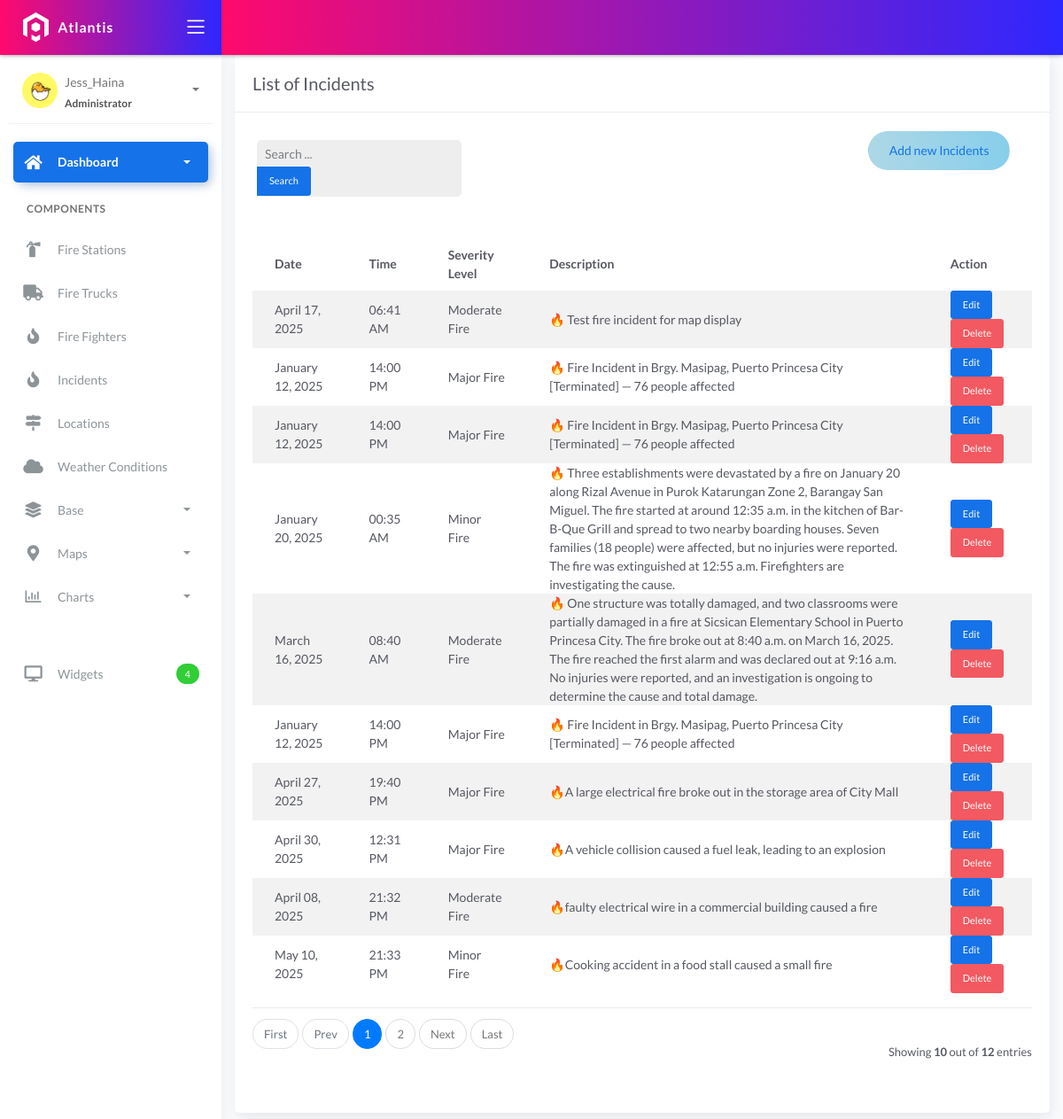
Page /incidents/ on the committed database.
### fire/models.py (models this page shows, shortened)
class BaseModel(models.Model):
    created_at = models.DateTimeField(auto_now_add=True, db_index=True)
    updated_at = models.DateTimeField(auto_now=True)
    class Meta:
        abstract = True

class Incident(BaseModel):
    SEVERITY_CHOICES = (
        ('Minor Fire', 'Minor Fire'),
        ('Moderate Fire', 'Moderate Fire'),
        ('Major Fire', 'Major Fire'),
    )
    location = models.ForeignKey(Locations, on_delete=models.CASCADE)
    date_time = models.DateTimeField(blank=True, null=True)
    severity_level = models.CharField(max_length=45, choices=SEVERITY_CHOICES)
    description = models.CharField(max_length=250)

### fire/views.py (the view, shortened to what this page needs)
# urls.py: path('incidents/', IncidentListView.as_view(), name='incident_list'),
class IncidentListView(ListView):
    form_class = Incident_Form
    model = Incident
    template_name = 'incident_list.html'
    context_object_name = 'incident_list'
    paginate_by = 10
    def get_queryset(self, *args, **kwargs):
        qs = super().get_queryset(*args, **kwargs)
        query = self.request.GET.get("q")
        return qs

### templates/incident_list.html
{% extends 'base.html' %}
{% load static %}
{% block content %}
<div class="content">
  <div class="container-fluid">
     <div class="row">
      <div class="col-md-12">
        <div class="card">
         <div class="card-header">
           <div class="card-title">List of Incidents</div>
        </div>
        <br>
        <div class="col-md-12 row">
          <div class="col-md-4">
            <form class="navbar-left navbar-form nav-search mr-md-3" action="{% url 'incident_list' %}">
              <div class="form-group">
                <div class="input-group">
                  <input type="text" id="search" placeholder="Search ..." class="form-control form-control-sm" name="q" />
                  <div class="input-group-append">
                    <button class="btn btn-sm btn-primary" type="submit">Search</button>
                  </div>
                </div>
              </div>
            </form>
          </div>
          <div class="col-md-2">
          </div>
          <div class="col-md-6">
            <div class="pull-right">
                <a href="{% url 'incident_add' %}" class="btn btn-rounded custom-add-btn"
                style="background: linear-gradient(90deg, #ADD8E6, #87CEEB);">
                    Add new Incidents
                </a>
            </div>
          </div>
        </div>
        <div class="card-body">
          <table class="table table-striped mt-3">
            <thead>
              <tr>
                <th scope="col">Date</th>
                <th scope="col">Time</th>
                <th scope="col">Severity Level</th>
                <th scope="col">Description</th>
                <th scope="col">Action</th>
              </tr>
            </thead>
            <tbody>
              {% for incident in incident_list %}
              <tr>
                <td>{{ incident.date_time|date:"F d, Y" }}</td>
                <td>{{ incident.date_time|time:"H:i A" }}</td>
                <td>{{ incident.severity_level }}</td>
                <td>{{ incident.description }}</td>
                <td>
                  <a href="{% url 'incident_update' incident.pk %}" class="btn btn-sm btn-primary" style="max-width: 80px;">Edit</a>
                    <a href="{% url 'incident_delete' incident.pk %}" class="btn btn-sm btn-danger" style="max-width: 80px;">Delete</a>
                </td>
              </tr>
              {% empty %}
              <tr>
                <td colspan="5" style="text-align: center">
                  <p class="text-sm font-weight-bold mb-0">No Records Found.</p>
                </td>
              </tr>
              {% endfor %}
            </tbody>
          </table>
          {% include 'includes/pagination.html' %}
        </div>
      </div>
    </div>
  </div>
</div>
{% endblock %}

### rows in the picture
Incident: date_time "April 17, 2025", date_time "06:41 AM", severity_level "Moderate Fire", description "🔥 Test fire incident for map display"
Incident: date_time "January 12, 2025", date_time "14:00 PM", severity_level "Major Fire", description "🔥 Fire Incident in Brgy. Masipag, Puerto Princesa City [Terminated] — 76 people affected"
Incident: date_time "January 12, 2025", date_time "14:00 PM", severity_level "Major Fire", description "🔥 Fire Incident in Brgy. Masipag, Puerto Princesa City [Terminated] — 76 people affected"
Incident: date_time "January 20, 2025", date_time "00:35 AM", severity_level "Minor Fire", description "🔥 Three establishments were devastated by a fire on January 20 along Rizal Avenue in Purok Katarungan Zone 2, Barangay San Miguel. The fire started at around 12:35 a.m. in the kitchen of Bar-B-Que Grill and spread to two nearby boarding houses. Seven families (18 people) were affected, but no injuries were reported. The fire was extinguished at 12:55 a.m. Firefighters are investigating the cause."
Incident: date_time "March 16, 2025", date_time "08:40 AM", severity_level "Moderate Fire", description "🔥 One structure was totally damaged, and two classrooms were partially damaged in a fire at Sicsican Elementary School in Puerto Princesa City. The fire broke out at 8:40 a.m. on March 16, 2025. The fire reached the first alarm and was declared out at 9:16 a.m. No injuries were reported, and an investigation is ongoing to determine the cause and total damage."
Incident: date_time "January 12, 2025", date_time "14:00 PM", severity_level "Major Fire", description "🔥 Fire Incident in Brgy. Masipag, Puerto Princesa City [Terminated] — 76 people affected"
Incident: date_time "April 27, 2025", date_time "19:40 PM", severity_level "Major Fire", description "🔥A large electrical fire broke out in the storage area of City Mall"
Incident: date_time "April 30, 2025", date_time "12:31 PM", severity_level "Major Fire", description "🔥A vehicle collision caused a fuel leak, leading to an explosion"
Incident: date_time "April 08, 2025", date_time "21:32 PM", severity_level "Moderate Fire", description "🔥faulty electrical wire in a commercial building caused a fire"
Incident: date_time "May 10, 2025", date_time "21:33 PM", severity_level "Minor Fire", description "🔥Cooking accident in a food stall caused a small fire"

### other values in the picture
{{ page_num }} "1"
{{ page_num }} "2"
{{ object_list.count }} "10"
{{ paginator.count }} "12"
